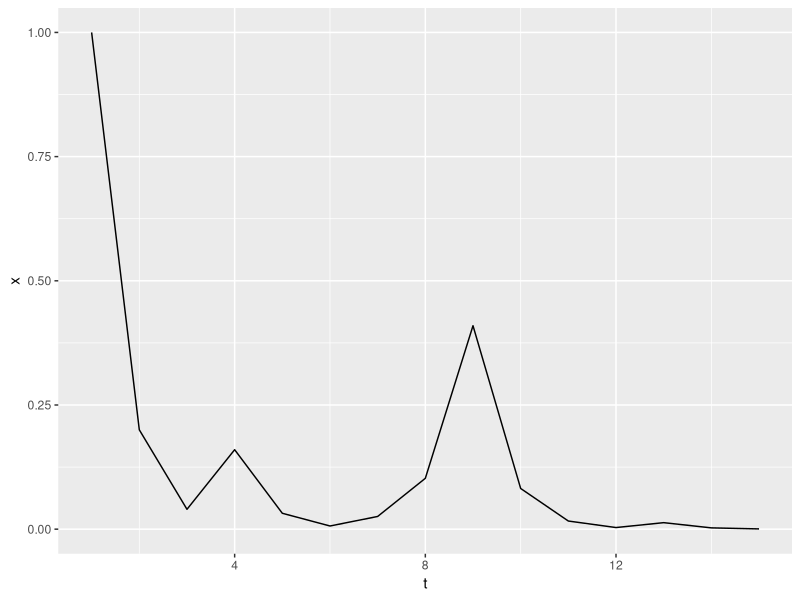
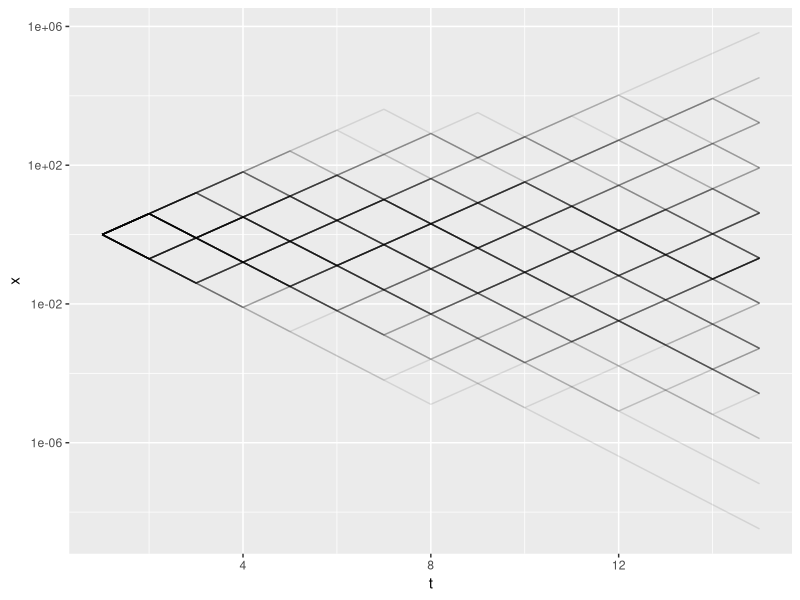
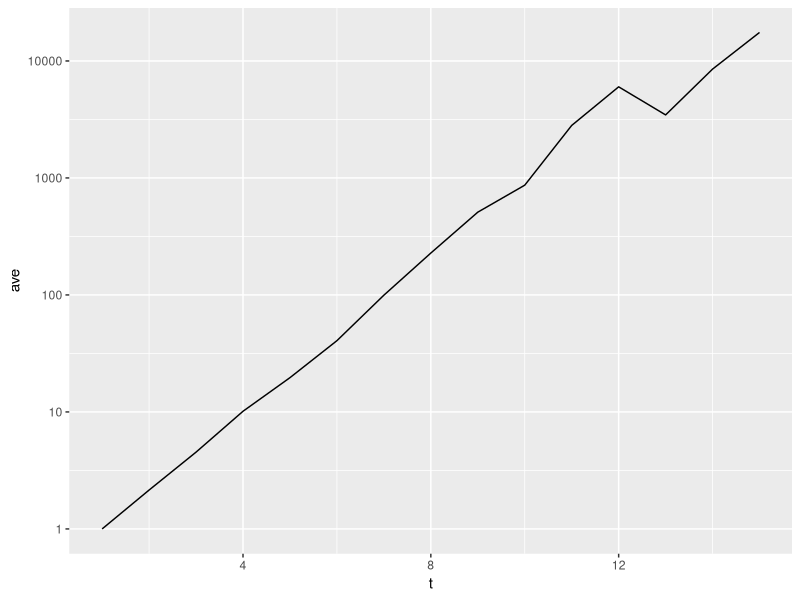
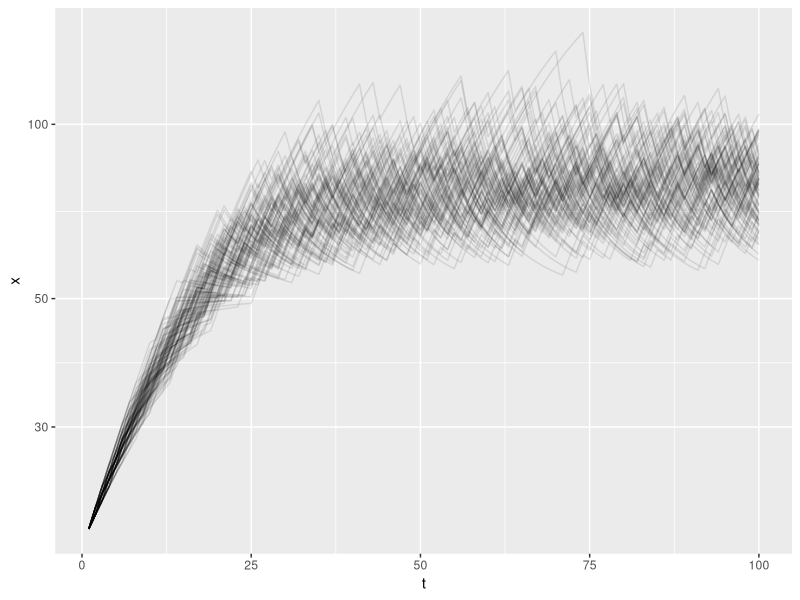

R code for these plots, in order:
## ---- chunk 1
library("tidyverse")
## ---- chunk 2
stochastic_growth <- function(rep = 1, T = 15, x1 = 1,
                              good = 4, bad = 1/5, 
                              weights = c(1,1)){


    x <- numeric(T)
    x[1] <- x1
    flips <- sample(c("tails", "heads"), 
                    size = T, 
                    replace = TRUE, 
                    prob = weights)
    for(t in 1:(T-1)){
        if(flips[t] == "tails"){
            x[t+1] <- x[t] * good
        } else {
            x[t+1] <- x[t] * bad
        }
    }
    data_frame(t = 1:T, x = x)
}


stochastic_growth() %>% 
  ggplot(aes(t,x)) + 
  geom_line()
## ---- chunk 3

1:100 %>% 
  map_df(function(i) stochastic_growth(), .id = "rep") %>%
  ggplot(aes(t,x, group=rep)) + 
  geom_line(alpha=0.1) + 
  scale_y_log10()
## ---- chunk 4

1:1000 %>% 
  map_df(function(i) stochastic_growth(), .id = "rep") %>%
  group_by(t) %>%
  summarise(ave = mean(x)) %>%
  ggplot(aes(t,ave)) + geom_line() + scale_y_log10()
## ---- chunk 5


stochastic_growth_K <- function(T = 100, x1 = 20, r = 0.1, good = 2, bad = .5, K = 100, weights = c(0.5, 0.5)){  
  x <- numeric(T)
  x[1] <- x1
  flips <- sample(c("tails", "heads"), 
                  size = T,
                  replace = TRUE, 
                  prob = weights)
  for(t in 1:(T-1)){
      if(flips[t] == "tails"){
          x[t+1] <- r * x[t] * (1 - x[t] / (K * good)) + x[t]
      } else {
        x[t+1] <- r * x[t] * (1 -  x[t] / (K * bad)) + x[t]
      }
  }
  data_frame(t = 1:T, x = x)
}

 
## ---- chunk 6
1:100 %>% 
  map_df(function(i) stochastic_growth_K(), .id = "rep") %>%
  ggplot(aes(t,x, group=rep)) + 
  geom_line(alpha=0.1) + 
  scale_y_log10()
